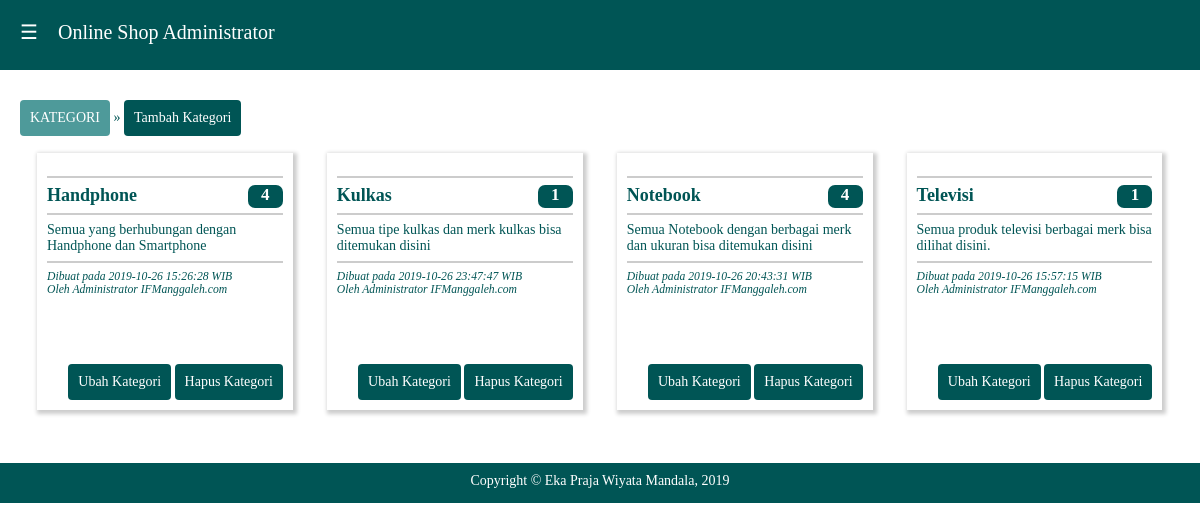
Screenshot of /admin/index.php?p=kategori (signed in) with the database file from the repository.
### tables this page shows
CREATE TABLE IF NOT EXISTS `kategori` (
  `idkat` int(11) NOT NULL AUTO_INCREMENT,
  `idadmin` int(11) NOT NULL,
  `namakat` varchar(40) NOT NULL,
  `ketkat` text NOT NULL,
  `tglkat` datetime NOT NULL DEFAULT '0000-00-00 00:00:00',
  PRIMARY KEY (`idkat`)
);

### admin/kategori.php (the view, shortened to what this page needs)
<button type="button" class='btn btn-dis'>KATEGORI</button> &raquo;
<a href="<?php echo "?p=kategoriadd"; ?>"><button type="button" class='btn btn-add'>Tambah Kategori</button></a>
<br>
  <?php
  $sqlk = mysqli_query($kon, "select * from kategori order by namakat asc");
  while($rk = mysqli_fetch_array($sqlk)){
  	$sqlp = mysqli_query($kon, "select * from produk where idkat='$rk[idkat]'");
	$rowp = mysqli_num_rows($sqlp);
  	echo "<div class='dh3'>";
	echo "<div class='card'>";
	echo "<div class='isicard'>";
    echo "<br>";
  	echo "<hr><big>$rk[namakat]</big> <div class='badge'>$rowp</div>
			<hr>$rk[ketkat]
			<hr><small><i>Dibuat pada $rk[tglkat] WIB
			<br>Oleh $ra[namalengkap]</i></small>";
	echo "</div>";
	echo "<div class='kakicard'>";
	echo "<br><a href='?p=kategoriedit&id=$rk[idkat]'><button type='button' class='btn btn-add'>Ubah Kategori</button></a>
			<a href='?p=kategoridel&id=$rk[idkat]'><button type='button' class='btn btn-add'>Hapus Kategori</button></a>";
	echo "</div>";
	echo "</div><br>";
	echo "</div>";
  }
  ?>

### admin/style.css (style rules this page uses)
body { font-family:Cambria; padding:0px; margin:0px; color:#005555; font-size:14px; }
.dh3 { width:24.99% }
.dh1, .dh2, .dh3, .dh4, .dh5, .dh6, .dh7, .dh8, .dh9, .dh10, .dh11, .dh12 { float:left; display:inline; margin:0 0%; }
a { color:#005555; text-decoration:none; }
.btn { padding:9px 9px; text-align:center; border:1px solid transparent; border-radius:4px; font-family:Cambria; font-size:14px; margin-top:10px; width:auto; }
.btn-add { color:#FFFFFF; background-color:#005555; cursor:pointer; }
.btn-dis { color:#FFFFFF; background-color:#4E9A9A; }
hr { border:1px solid rgba(0,0,0,0.2); }
.card { margin:17px; min-height:230px; border:thin; box-shadow: 2px 2px 4px 2px rgba(0,0,0,0.2); padding-bottom:10px; }
.isicard { padding-left:10px; padding-right:10px; background-color:#FFFFFF; color:#005555; min-height:185px; font-size:14px; }
.isicard hr, .isicard img { border:1px solid rgba(0,0,0,0.2); }
.isicard .badge { width:35px; height:23px; border-radius:7px; float:right; background-color:#005555; color:#FFFFFF; text-align:center; font-weight:bold; font-size:17px; }
.isicard big { font-size:18px; font-weight:bold; }
.kakicard { padding-left:10px; padding-right:10px; background-color:#FFFFFF; color:#005555; text-align:right; min-height:50px; }

### rows the page displays
kategori: namakat "Handphone", rowp "4", ketkat "Semua yang berhubungan dengan Handphone dan Smartphone", tglkat "2019-10-26 15:26:28", idadmin.namalengkap "Administrator IFManggaleh.com"
kategori: namakat "Kulkas", rowp "1", ketkat "Semua tipe kulkas dan merk kulkas bisa ditemukan disini", tglkat "2019-10-26 23:47:47", idadmin.namalengkap "Administrator IFManggaleh.com"
kategori: namakat "Notebook", rowp "4", ketkat "Semua Notebook dengan berbagai merk dan ukuran bisa ditemukan disini", tglkat "2019-10-26 20:43:31", idadmin.namalengkap "Administrator IFManggaleh.com"
kategori: namakat "Televisi", rowp "1", ketkat "Semua produk televisi berbagai merk bisa dilihat disini.", tglkat "2019-10-26 15:57:15", idadmin.namalengkap "Administrator IFManggaleh.com"
